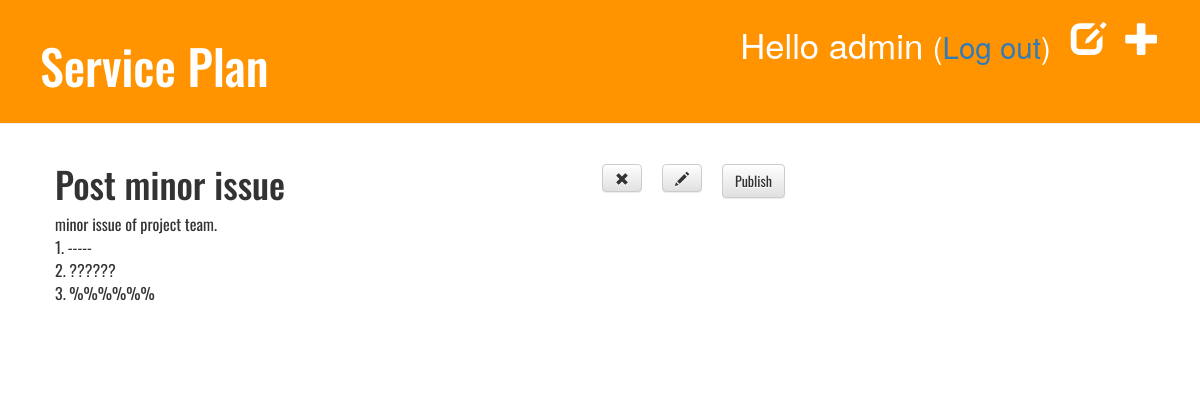
Page /drafts/3 (signed in) on the earlier database version.
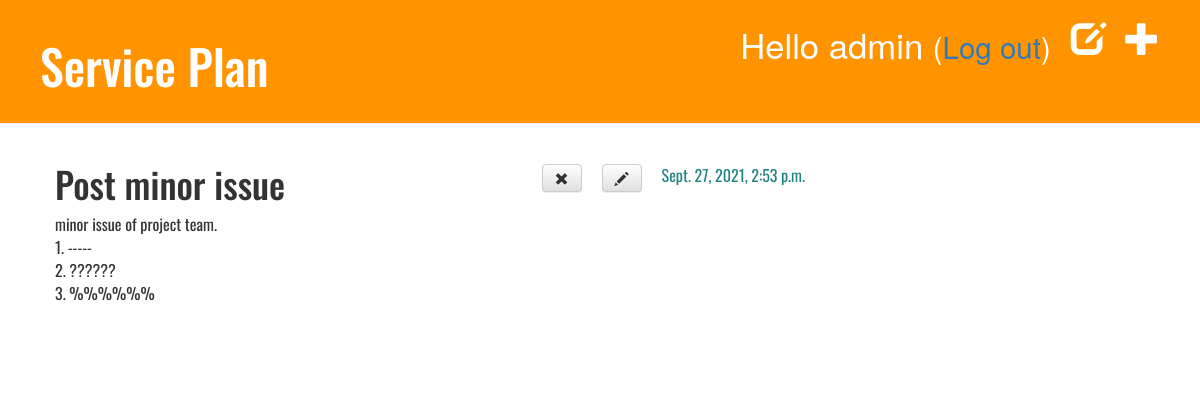
Same page on the later database version.
### blog/models.py (models this page shows, shortened)
class Post(models.Model):
    author = models.ForeignKey('auth.User', on_delete=models.CASCADE)
    title = models.CharField(max_length=200)
    text = models.TextField()
    create_date = models.DateTimeField(default=timezone.now)
    published_date = models.DateTimeField(blank=True, null=True)

### blog/views.py (the view)
# urls.py: path('drafts/<int:pk>', views.post_draft_detail, name='post_draft_detail'),
@login_required
def post_draft_detail(request, pk):
    post = get_object_or_404(Post, pk=pk)
    return render(request, 'blog/post_draft_detail.html', {'post': post})

### blog/templates/blog/post_draft_detail.html
{% extends 'blog/base.html' %}
{% block content %}
    <div class="post">
        {% if post.published_date %}
            <div class="date">
                {{ post.published_date }}
            </div>
        {% else %}
            <a class="btn btn-default" href="{% url 'post_publish' pk=post.pk %}">Publish</a>
        {% endif %}
        <a class="btn btn-default" href="{% url 'post_edit' pk=post.pk %}"><span class="glyphicon glyphicon-pencil"></span></a>
        <a class="btn btn-default" href="{% url 'post_draft_remove' pk=post.pk %}"><span class="glyphicon glyphicon-remove"></span></a>
        <h1>{{ post.title }}</h1>
        <p>{{ post.text|linebreaks }}</p>
    </div>
{% endblock %}

Differences in the rows shown:
changed Post "Post minor issue": published_date (not shown) → "Sept. 27, 2021, 2:53 p.m."
Other differences:
text no longer shown: "Publish"
